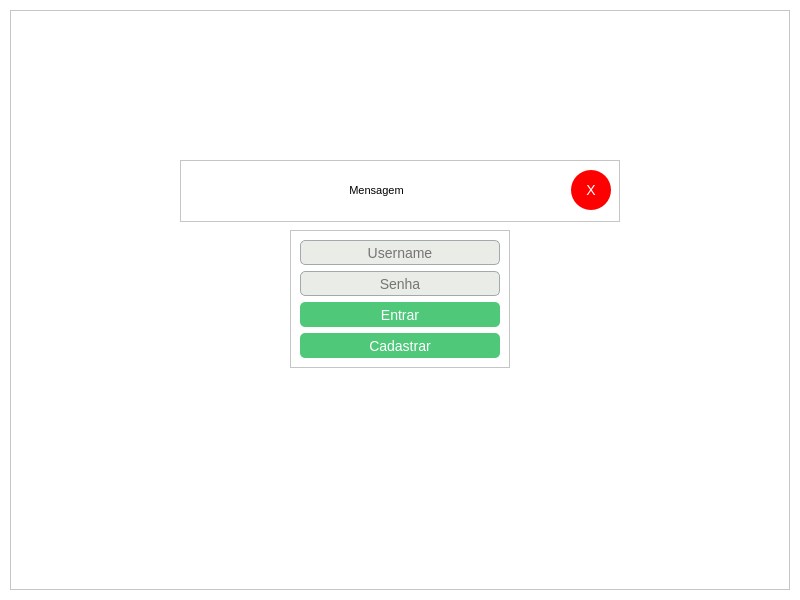
<?xml version="1.0" encoding="UTF-8"?>
<ui version="4.0">
 <class>MainWindow</class>
 <widget class="QMainWindow" name="MainWindow">
  <property name="geometry">
   <rect>
    <x>0</x>
    <y>0</y>
    <width>800</width>
    <height>600</height>
   </rect>
  </property>
  <property name="minimumSize">
   <size>
    <width>800</width>
    <height>600</height>
   </size>
  </property>
  <property name="maximumSize">
   <size>
    <width>800</width>
    <height>600</height>
   </size>
  </property>
  <property name="windowTitle">
   <string>MainWindow</string>
  </property>
  <widget class="QWidget" name="centralwidget">
   <widget class="QFrame" name="frameMain">
    <property name="geometry">
     <rect>
      <x>0</x>
      <y>0</y>
      <width>800</width>
      <height>600</height>
     </rect>
    </property>
    <property name="styleSheet">
     <string notr="true">QFrame{
	background-color: white;
}</string>
    </property>
    <property name="frameShape">
     <enum>QFrame::StyledPanel</enum>
    </property>
    <property name="frameShadow">
     <enum>QFrame::Raised</enum>
    </property>
    <widget class="QStackedWidget" name="stackedWidgetMain">
     <property name="geometry">
      <rect>
       <x>0</x>
       <y>0</y>
       <width>800</width>
       <height>600</height>
      </rect>
     </property>
     <property name="styleSheet">
      <string notr="true">background-color: white;</string>
     </property>
     <property name="currentIndex">
      <number>0</number>
     </property>
     <widget class="QWidget" name="pageLogin">
      <widget class="QFrame" name="frameLoginMain">
       <property name="geometry">
        <rect>
         <x>10</x>
         <y>10</y>
         <width>780</width>
         <height>580</height>
        </rect>
       </property>
       <property name="frameShape">
        <enum>QFrame::StyledPanel</enum>
       </property>
       <property name="frameShadow">
        <enum>QFrame::Raised</enum>
       </property>
       <widget class="QFrame" name="frameLoginInputs">
        <property name="geometry">
         <rect>
          <x>280</x>
          <y>220</y>
          <width>220</width>
          <height>138</height>
         </rect>
        </property>
        <property name="sizePolicy">
         <sizepolicy hsizetype="Fixed" vsizetype="Fixed">
          <horstretch>0</horstretch>
          <verstretch>0</verstretch>
         </sizepolicy>
        </property>
        <property name="styleSheet">
         <string notr="true">QLineEdit {
	width: 200px;
	height: 25px;
	background-color: rgb(234, 236, 231);
	border: 1px solid rgb(163, 168, 171);
	border-radius: 5px;
	font-size: 14px;
}

QPushButton {
	width: 200px;
	height: 25px;
	background-color: rgb(79, 200, 122);
	border-radius: 5px;
	font-size:14px;
	color: white;
}</string>
        </property>
        <property name="frameShape">
         <enum>QFrame::StyledPanel</enum>
        </property>
        <property name="frameShadow">
         <enum>QFrame::Raised</enum>
        </property>
        <layout class="QVBoxLayout" name="verticalLayout">
         <item>
          <widget class="QLineEdit" name="lineEditLoginUsername">
           <property name="text">
            <string/>
           </property>
           <property name="alignment">
            <set>Qt::AlignCenter</set>
           </property>
           <property name="placeholderText">
            <string>Username</string>
           </property>
          </widget>
         </item>
         <item>
          <widget class="QLineEdit" name="lineEditLoginPassword">
           <property name="echoMode">
            <enum>QLineEdit::Password</enum>
           </property>
           <property name="alignment">
            <set>Qt::AlignCenter</set>
           </property>
           <property name="placeholderText">
            <string>Senha</string>
           </property>
          </widget>
         </item>
         <item>
          <widget class="QPushButton" name="pushButtonLoginEnter">
           <property name="sizePolicy">
            <sizepolicy hsizetype="Preferred" vsizetype="Preferred">
             <horstretch>0</horstretch>
             <verstretch>0</verstretch>
            </sizepolicy>
           </property>
           <property name="styleSheet">
            <string notr="true">heigth: 50px;</string>
           </property>
           <property name="text">
            <string>Entrar</string>
           </property>
          </widget>
         </item>
         <item>
          <widget class="QPushButton" name="pushButtonLoginRegister">
           <property name="text">
            <string>Cadastrar</string>
           </property>
          </widget>
         </item>
        </layout>
       </widget>
       <widget class="QFrame" name="frameLoginMessages">
        <property name="geometry">
         <rect>
          <x>170</x>
          <y>150</y>
          <width>440</width>
          <height>62</height>
         </rect>
        </property>
        <property name="styleSheet">
         <string notr="true">QLabel {
	border-radius: 2px;
	font-size:11px;
}</string>
        </property>
        <property name="frameShape">
         <enum>QFrame::StyledPanel</enum>
        </property>
        <property name="frameShadow">
         <enum>QFrame::Raised</enum>
        </property>
        <widget class="QLabel" name="labelLoginMessage">
         <property name="geometry">
          <rect>
           <x>10</x>
           <y>10</y>
           <width>373</width>
           <height>41</height>
          </rect>
         </property>
         <property name="text">
          <string>Mensagem</string>
         </property>
         <property name="alignment">
          <set>Qt::AlignCenter</set>
         </property>
        </widget>
        <widget class="QPushButton" name="pushButtonLoginCloseMessage">
         <property name="geometry">
          <rect>
           <x>391</x>
           <y>10</y>
           <width>40</width>
           <height>40</height>
          </rect>
         </property>
         <property name="styleSheet">
          <string notr="true">QPushButton{
	background-color: rgb(255, 0, 0);
	border-radius: 20px;
	font-size: 14px;
	color: white;
}</string>
         </property>
         <property name="text">
          <string>X</string>
         </property>
        </widget>
       </widget>
      </widget>
     </widget>
     <widget class="QWidget" name="pageSystem">
      <widget class="QFrame" name="frameSystemMain">
       <property name="geometry">
        <rect>
         <x>10</x>
         <y>10</y>
         <width>780</width>
         <height>580</height>
        </rect>
       </property>
       <property name="frameShape">
        <enum>QFrame::StyledPanel</enum>
       </property>
       <property name="frameShadow">
        <enum>QFrame::Raised</enum>
       </property>
       <widget class="QFrame" name="frameSystemMessage">
        <property name="geometry">
         <rect>
          <x>10</x>
          <y>140</y>
          <width>760</width>
          <height>61</height>
         </rect>
        </property>
        <property name="styleSheet">
         <string notr="true">QLabel {
	border-radius: 2px;
	font-size: 11px;
}</string>
        </property>
        <property name="frameShape">
         <enum>QFrame::StyledPanel</enum>
        </property>
        <property name="frameShadow">
         <enum>QFrame::Raised</enum>
        </property>
        <widget class="QLabel" name="labelSystemMessage">
         <property name="geometry">
          <rect>
           <x>10</x>
           <y>10</y>
           <width>691</width>
           <height>41</height>
          </rect>
         </property>
         <property name="text">
          <string>Mensagem</string>
         </property>
         <property name="alignment">
          <set>Qt::AlignCenter</set>
         </property>
        </widget>
        <widget class="QPushButton" name="pushButtonSystemCloseMessage">
         <property name="geometry">
          <rect>
           <x>710</x>
           <y>10</y>
           <width>40</width>
           <height>40</height>
          </rect>
         </property>
         <property name="styleSheet">
          <string notr="true">QPushButton{
	background-color: rgb(255, 0, 0);
	border-radius: 20px;
	font-size: 14px;
	color: white;
}</string>
         </property>
         <property name="text">
          <string>X</string>
         </property>
        </widget>
       </widget>
       <widget class="QFrame" name="frameSystemNavigation">
        <property name="geometry">
         <rect>
          <x>10</x>
          <y>10</y>
          <width>760</width>
          <height>130</height>
         </rect>
        </property>
        <property name="styleSheet">
         <string notr="true">QPushButton {
	width: 150px;
	height: 110px;
}</string>
        </property>
        <property name="frameShape">
         <enum>QFrame::StyledPanel</enum>
        </property>
        <property name="frameShadow">
         <enum>QFrame::Raised</enum>
        </property>
        <layout class="QHBoxLayout" name="horizontalLayout">
         <item>
          <widget class="QPushButton" name="pushButtonSystemForm">
           <property name="text">
            <string/>
           </property>
           <property name="icon">
            <iconset>
             <normaloff>../src/img/form.png</normaloff>../src/img/form.png</iconset>
           </property>
           <property name="iconSize">
            <size>
             <width>100</width>
             <height>100</height>
            </size>
           </property>
          </widget>
         </item>
         <item>
          <widget class="QPushButton" name="pushButtonSystemDatabase">
           <property name="text">
            <string/>
           </property>
           <property name="icon">
            <iconset>
             <normaloff>../src/img/database.png</normaloff>../src/img/database.png</iconset>
           </property>
           <property name="iconSize">
            <size>
             <width>100</width>
             <height>100</height>
            </size>
           </property>
          </widget>
         </item>
         <item>
          <widget class="QPushButton" name="pushButtonSystemUsers">
           <property name="text">
            <string/>
           </property>
           <property name="icon">
            <iconset>
             <normaloff>../src/img/user.png</normaloff>../src/img/user.png</iconset>
           </property>
           <property name="iconSize">
            <size>
             <width>100</width>
             <height>100</height>
            </size>
           </property>
          </widget>
         </item>
         <item>
          <widget class="QPushButton" name="pushButtonSystemSettings">
           <property name="text">
            <string/>
           </property>
           <property name="icon">
            <iconset>
             <normaloff>../src/img/settings.png</normaloff>../src/img/settings.png</iconset>
           </property>
           <property name="iconSize">
            <size>
             <width>100</width>
             <height>100</height>
            </size>
           </property>
          </widget>
         </item>
         <item>
          <widget class="QPushButton" name="pushButtonSystemExit">
           <property name="text">
            <string/>
           </property>
           <property name="icon">
            <iconset>
             <normaloff>../src/img/exit.png</normaloff>../src/img/exit.png</iconset>
           </property>
           <property name="iconSize">
            <size>
             <width>100</width>
             <height>100</height>
            </size>
           </property>
          </widget>
         </item>
        </layout>
       </widget>
       <widget class="QFrame" name="frameSystemPages">
        <property name="geometry">
         <rect>
          <x>10</x>
          <y>200</y>
          <width>760</width>
          <height>370</height>
         </rect>
        </property>
        <property name="styleSheet">
         <string notr="true">QLabel {
	font-size: 14px;
}

QLineEdit {
	height: 25px;
	background-color: rgb(234, 236, 231);
	border: 1px solid rgb(163, 168, 171);
	border-radius: 5px;
	font-size: 14px;
}

QPushButton {
	height:25px;
	background-color: rgb(79, 200, 122);
	border-radius: 5px;
	font-size:14px;
	color: white;
}

QComboBox{
	text-align: center;
	height: 25px;
	font-size: 14px;
	background-color:  rgb(234, 236, 231);
	border: 1px solid rgb(163, 168, 171);
	border-radius: 5px;
}

QComboBox QAbstractItemView {
	background-color:  rgb(234, 236, 231);
	text-align: center;
}

QTableWidget{
	font-size: 14px;
}</string>
        </property>
        <property name="frameShape">
         <enum>QFrame::StyledPanel</enum>
        </property>
        <property name="frameShadow">
         <enum>QFrame::Raised</enum>
        </property>
        <widget class="QStackedWidget" name="stackedWidgetSystem">
         <property name="geometry">
          <rect>
           <x>0</x>
           <y>0</y>
           <width>760</width>
           <height>370</height>
          </rect>
         </property>
         <property name="currentIndex">
          <number>0</number>
         </property>
         <widget class="QWidget" name="pageForm">
          <widget class="QFrame" name="frameFormMain">
           <property name="geometry">
            <rect>
             <x>10</x>
             <y>10</y>
             <width>740</width>
             <height>360</height>
            </rect>
           </property>
           <property name="styleSheet">
            <string notr="true"/>
           </property>
           <property name="frameShape">
            <enum>QFrame::StyledPanel</enum>
           </property>
           <property name="frameShadow">
            <enum>QFrame::Raised</enum>
           </property>
           <widget class="QPushButton" name="pushButtonFormRegister">
            <property name="geometry">
             <rect>
              <x>464</x>
              <y>328</y>
              <width>267</width>
              <height>24</height>
             </rect>
            </property>
            <property name="text">
             <string>Cadastrar</string>
            </property>
           </widget>
           <widget class="QFrame" name="frameFormSection1">
            <property name="geometry">
             <rect>
              <x>0</x>
              <y>0</y>
              <width>740</width>
              <height>160</height>
             </rect>
            </property>
            <property name="frameShape">
             <enum>QFrame::StyledPanel</enum>
            </property>
            <property name="frameShadow">
             <enum>QFrame::Raised</enum>
            </property>
            <layout class="QGridLayout" name="gridLayout">
             <item row="1" column="0">
              <widget class="QLabel" name="labelFormName">
               <property name="text">
                <string>Nome Completo:*</string>
               </property>
              </widget>
             </item>
             <item row="1" column="1" colspan="3">
              <widget class="QLineEdit" name="lineEditFormName">
               <property name="alignment">
                <set>Qt::AlignLeading|Qt::AlignLeft|Qt::AlignVCenter</set>
               </property>
               <property name="placeholderText">
                <string/>
               </property>
              </widget>
             </item>
             <item row="2" column="0">
              <widget class="QLabel" name="labelFormCpf">
               <property name="text">
                <string>CPF/CNPJ:*</string>
               </property>
              </widget>
             </item>
             <item row="2" column="1" colspan="3">
              <widget class="QLineEdit" name="lineEditFormCpf">
               <property name="alignment">
                <set>Qt::AlignLeading|Qt::AlignLeft|Qt::AlignVCenter</set>
               </property>
               <property name="placeholderText">
                <string/>
               </property>
              </widget>
             </item>
             <item row="3" column="0">
              <widget class="QLabel" name="labelFormAddress">
               <property name="text">
                <string>Endereço:</string>
               </property>
              </widget>
             </item>
             <item row="3" column="1" colspan="3">
              <widget class="QLineEdit" name="lineEditFormAddress">
               <property name="alignment">
                <set>Qt::AlignLeading|Qt::AlignLeft|Qt::AlignVCenter</set>
               </property>
               <property name="placeholderText">
                <string/>
               </property>
              </widget>
             </item>
             <item row="4" column="0">
              <widget class="QLabel" name="labelFormEmail">
               <property name="text">
                <string>E-mail:*</string>
               </property>
              </widget>
             </item>
             <item row="4" column="1">
              <widget class="QLineEdit" name="lineEditFormEmail">
               <property name="alignment">
                <set>Qt::AlignLeading|Qt::AlignLeft|Qt::AlignVCenter</set>
               </property>
               <property name="placeholderText">
                <string/>
               </property>
              </widget>
             </item>
             <item row="4" column="2">
              <widget class="QLabel" name="labelFormPhone">
               <property name="text">
                <string>Telefone:</string>
               </property>
              </widget>
             </item>
             <item row="4" column="3">
              <widget class="QLineEdit" name="lineEditFormPhone">
               <property name="alignment">
                <set>Qt::AlignLeading|Qt::AlignLeft|Qt::AlignVCenter</set>
               </property>
               <property name="placeholderText">
                <string/>
               </property>
              </widget>
             </item>
             <item row="0" column="0" colspan="3">
              <widget class="QLabel" name="labelFormSubtitle1">
               <property name="text">
                <string>&lt;html&gt;&lt;head/&gt;&lt;body&gt;&lt;p&gt;&lt;span style=&quot; font-size:12pt; font-weight:600;&quot;&gt;Dados do Contratante&lt;/span&gt;&lt;/p&gt;&lt;/body&gt;&lt;/html&gt;</string>
               </property>
              </widget>
             </item>
            </layout>
           </widget>
           <widget class="QFrame" name="frameFormSection2">
            <property name="geometry">
             <rect>
              <x>0</x>
              <y>160</y>
              <width>740</width>
              <height>160</height>
             </rect>
            </property>
            <property name="styleSheet">
             <string notr="true"/>
            </property>
            <property name="frameShape">
             <enum>QFrame::StyledPanel</enum>
            </property>
            <property name="frameShadow">
             <enum>QFrame::Raised</enum>
            </property>
            <layout class="QGridLayout" name="gridLayout_3">
             <item row="1" column="0">
              <widget class="QLabel" name="labelFormTypology">
               <property name="text">
                <string>Tipo de Serviço:*</string>
               </property>
              </widget>
             </item>
             <item row="1" column="1" colspan="3">
              <widget class="QComboBox" name="comboBoxFormTypology">
               <property name="layoutDirection">
                <enum>Qt::LeftToRight</enum>
               </property>
               <item>
                <property name="text">
                 <string/>
                </property>
               </item>
               <item>
                <property name="text">
                 <string>Cadastro Ambiental Rural (CAR)</string>
                </property>
               </item>
               <item>
                <property name="text">
                 <string>Gestão Ambiental</string>
                </property>
               </item>
               <item>
                <property name="text">
                 <string>Inventário de Fauna</string>
                </property>
               </item>
               <item>
                <property name="text">
                 <string>Licenciamento Ambiental</string>
                </property>
               </item>
               <item>
                <property name="text">
                 <string>Manejo Integrado de Pragas</string>
                </property>
               </item>
               <item>
                <property name="text">
                 <string>Outorga de Recursos Hídricos</string>
                </property>
               </item>
               <item>
                <property name="text">
                 <string>Plano de Gerenciamento de Resíduos (PGR)</string>
                </property>
               </item>
               <item>
                <property name="text">
                 <string>Plano de Recuperação de Áreas Degradadas (PRAD)</string>
                </property>
               </item>
               <item>
                <property name="text">
                 <string>Serviços de Geoprocessamento</string>
                </property>
               </item>
               <item>
                <property name="text">
                 <string>Treinamento e Capacitação Ambiental</string>
                </property>
               </item>
               <item>
                <property name="text">
                 <string>Outros</string>
                </property>
               </item>
              </widget>
             </item>
             <item row="2" column="0">
              <widget class="QLabel" name="labelFormDescription">
               <property name="text">
                <string>Descrição:</string>
               </property>
              </widget>
             </item>
             <item row="2" column="1" colspan="3">
              <widget class="QLineEdit" name="lineEditFormDescription">
               <property name="alignment">
                <set>Qt::AlignLeading|Qt::AlignLeft|Qt::AlignVCenter</set>
               </property>
               <property name="placeholderText">
                <string/>
               </property>
              </widget>
             </item>
             <item row="3" column="0">
              <widget class="QLabel" name="labelFormStartDate">
               <property name="text">
                <string>Início:*</string>
               </property>
              </widget>
             </item>
             <item row="3" column="1">
              <widget class="QLineEdit" name="lineEditFormStartDate">
               <property name="alignment">
                <set>Qt::AlignLeading|Qt::AlignLeft|Qt::AlignVCenter</set>
               </property>
               <property name="placeholderText">
                <string/>
               </property>
              </widget>
             </item>
             <item row="3" column="2">
              <widget class="QLabel" name="labelFormEndDate">
               <property name="text">
                <string>Fim:</string>
               </property>
              </widget>
             </item>
             <item row="3" column="3">
              <widget class="QLineEdit" name="lineEditFormEndDate">
               <property name="alignment">
                <set>Qt::AlignLeading|Qt::AlignLeft|Qt::AlignVCenter</set>
               </property>
               <property name="placeholderText">
                <string/>
               </property>
              </widget>
             </item>
             <item row="4" column="0">
              <widget class="QLabel" name="labelFormLocation">
               <property name="text">
                <string>Local:*</string>
               </property>
              </widget>
             </item>
             <item row="4" column="1">
              <widget class="QLineEdit" name="lineEditFormLocation">
               <property name="alignment">
                <set>Qt::AlignLeading|Qt::AlignLeft|Qt::AlignVCenter</set>
               </property>
               <property name="placeholderText">
                <string/>
               </property>
              </widget>
             </item>
             <item row="4" column="2">
              <widget class="QLabel" name="labelFormValue">
               <property name="text">
                <string>Valor:</string>
               </property>
              </widget>
             </item>
             <item row="4" column="3">
              <widget class="QLineEdit" name="lineEditFormValue">
               <property name="alignment">
                <set>Qt::AlignLeading|Qt::AlignLeft|Qt::AlignVCenter</set>
               </property>
               <property name="placeholderText">
                <string/>
               </property>
              </widget>
             </item>
             <item row="0" column="0" colspan="4">
              <widget class="QLabel" name="labelFormSubtitle2">
               <property name="text">
                <string>&lt;html&gt;&lt;head/&gt;&lt;body&gt;&lt;p&gt;&lt;span style=&quot; font-size:12pt; font-weight:600;&quot;&gt;Dados do Serviço&lt;/span&gt;&lt;/p&gt;&lt;/body&gt;&lt;/html&gt;</string>
               </property>
              </widget>
             </item>
            </layout>
           </widget>
           <zorder>frameFormSection2</zorder>
           <zorder>frameFormSection1</zorder>
           <zorder>pushButtonFormRegister</zorder>
          </widget>
         </widget>
         <widget class="QWidget" name="pageDatabase">
          <widget class="QFrame" name="frameDatabaseMain">
           <property name="geometry">
            <rect>
             <x>0</x>
             <y>10</y>
             <width>760</width>
             <height>360</height>
            </rect>
           </property>
           <property name="styleSheet">
            <string notr="true"/>
           </property>
           <property name="frameShape">
            <enum>QFrame::StyledPanel</enum>
           </property>
           <property name="frameShadow">
            <enum>QFrame::Raised</enum>
           </property>
           <widget class="QTabWidget" name="tabWidgetDatabase">
            <property name="geometry">
             <rect>
              <x>0</x>
              <y>0</y>
              <width>760</width>
              <height>341</height>
             </rect>
            </property>
            <property name="styleSheet">
             <string notr="true">QTableWidget{
	font-size: 14px;
}</string>
            </property>
            <property name="currentIndex">
             <number>0</number>
            </property>
            <widget class="QWidget" name="tabDatabaseServices">
             <attribute name="title">
              <string>Serviços</string>
             </attribute>
             <widget class="QFrame" name="frameDatabaseServices">
              <property name="geometry">
               <rect>
                <x>0</x>
                <y>0</y>
                <width>750</width>
                <height>310</height>
               </rect>
              </property>
              <property name="frameShape">
               <enum>QFrame::StyledPanel</enum>
              </property>
              <property name="frameShadow">
               <enum>QFrame::Raised</enum>
              </property>
              <layout class="QGridLayout" name="gridLayout_2">
               <item row="0" column="0" colspan="2">
                <widget class="QTableWidget" name="tableWidgetDatabaseServices">
                 <property name="editTriggers">
                  <set>QAbstractItemView::NoEditTriggers</set>
                 </property>
                 <column>
                  <property name="text">
                   <string>Nome</string>
                  </property>
                 </column>
                 <column>
                  <property name="text">
                   <string>CPF/CNPJ</string>
                  </property>
                 </column>
                 <column>
                  <property name="text">
                   <string>Endereço</string>
                  </property>
                 </column>
                 <column>
                  <property name="text">
                   <string>E-mail</string>
                  </property>
                 </column>
                 <column>
                  <property name="text">
                   <string>Telefone</string>
                  </property>
                 </column>
                 <column>
                  <property name="text">
                   <string>Tipo de Serviço</string>
                  </property>
                 </column>
                 <column>
                  <property name="text">
                   <string>Descrição</string>
                  </property>
                 </column>
                 <column>
                  <property name="text">
                   <string>Inicio</string>
                  </property>
                 </column>
                 <column>
                  <property name="text">
                   <string>Fim</string>
                  </property>
                 </column>
                 <column>
                  <property name="text">
                   <string>Local</string>
                  </property>
                 </column>
                 <column>
                  <property name="text">
                   <string>Valor</string>
                  </property>
                 </column>
                </widget>
               </item>
               <item row="1" column="0">
                <widget class="QPushButton" name="pushButtonDatabaseEdit">
                 <property name="text">
                  <string>Alterar</string>
                 </property>
                </widget>
               </item>
               <item row="1" column="1">
                <widget class="QPushButton" name="pushButtonDatabaseDelete">
                 <property name="styleSheet">
                  <string notr="true">QPushButton{
	background-color: rgb(255, 0, 0);
}</string>
                 </property>
                 <property name="text">
                  <string>Excluir</string>
                 </property>
                </widget>
               </item>
              </layout>
             </widget>
            </widget>
            <widget class="QWidget" name="tabDatabaseClients">
             <attribute name="title">
              <string>Clientes</string>
             </attribute>
             <widget class="QFrame" name="frameDatabaseClients">
              <property name="geometry">
               <rect>
                <x>0</x>
                <y>0</y>
                <width>750</width>
                <height>310</height>
               </rect>
              </property>
              <property name="frameShape">
               <enum>QFrame::StyledPanel</enum>
              </property>
              <property name="frameShadow">
               <enum>QFrame::Raised</enum>
              </property>
              <layout class="QGridLayout" name="gridLayout_4">
               <item row="0" column="0" colspan="2">
                <widget class="QTableWidget" name="tableWidgetDatabaseClients">
                 <property name="editTriggers">
                  <set>QAbstractItemView::NoEditTriggers</set>
                 </property>
                 <column>
                  <property name="text">
                   <string>Nome</string>
                  </property>
                 </column>
                 <column>
                  <property name="text">
                   <string>CPF/CNPJ</string>
                  </property>
                 </column>
                 <column>
                  <property name="text">
                   <string>Endereço</string>
                  </property>
                 </column>
                 <column>
                  <property name="text">
                   <string>E-mail</string>
                  </property>
                 </column>
                 <column>
                  <property name="text">
                   <string>Telefone</string>
                  </property>
                 </column>
                </widget>
               </item>
               <item row="1" column="0">
                <widget class="QPushButton" name="pushButtonDatabaseEditClients">
                 <property name="text">
                  <string>Alterar</string>
                 </property>
                </widget>
               </item>
               <item row="1" column="1">
                <widget class="QPushButton" name="pushButtonDatabaseDeleteClients">
                 <property name="styleSheet">
                  <string notr="true">QPushButton{
	background-color: rgb(255, 0, 0);
}</string>
                 </property>
                 <property name="text">
                  <string>Excluir</string>
                 </property>
                </widget>
               </item>
              </layout>
             </widget>
            </widget>
           </widget>
          </widget>
         </widget>
         <widget class="QWidget" name="pageUsers">
          <widget class="QFrame" name="frameUsersMain">
           <property name="geometry">
            <rect>
             <x>0</x>
             <y>10</y>
             <width>760</width>
             <height>350</height>
            </rect>
           </property>
           <property name="styleSheet">
            <string notr="true"/>
           </property>
           <property name="frameShape">
            <enum>QFrame::StyledPanel</enum>
           </property>
           <property name="frameShadow">
            <enum>QFrame::Raised</enum>
           </property>
           <layout class="QGridLayout" name="gridLayout_5">
            <item row="0" column="0" colspan="2">
             <widget class="QTableWidget" name="tableWidgetUsers">
              <property name="editTriggers">
               <set>QAbstractItemView::NoEditTriggers</set>
              </property>
              <column>
               <property name="text">
                <string>Nome</string>
               </property>
              </column>
              <column>
               <property name="text">
                <string>Sobrenome</string>
               </property>
              </column>
              <column>
               <property name="text">
                <string>E-mail</string>
               </property>
              </column>
              <column>
               <property name="text">
                <string>Username</string>
               </property>
              </column>
             </widget>
            </item>
            <item row="1" column="1">
             <widget class="QPushButton" name="pushButtonUsersDelete">
              <property name="styleSheet">
               <string notr="true">QPushButton{
	background-color: rgb(255,0,0);
}</string>
              </property>
              <property name="text">
               <string>Excluir</string>
              </property>
             </widget>
            </item>
           </layout>
          </widget>
         </widget>
         <widget class="QWidget" name="pageSettings">
          <widget class="QFrame" name="frameSettingsMain">
           <property name="geometry">
            <rect>
             <x>0</x>
             <y>10</y>
             <width>760</width>
             <height>350</height>
            </rect>
           </property>
           <property name="frameShape">
            <enum>QFrame::StyledPanel</enum>
           </property>
           <property name="frameShadow">
            <enum>QFrame::Raised</enum>
           </property>
           <widget class="QFrame" name="frameSettingsSection2">
            <property name="geometry">
             <rect>
              <x>0</x>
              <y>140</y>
              <width>760</width>
              <height>115</height>
             </rect>
            </property>
            <property name="frameShape">
             <enum>QFrame::StyledPanel</enum>
            </property>
            <property name="frameShadow">
             <enum>QFrame::Raised</enum>
            </property>
            <layout class="QGridLayout" name="gridLayout_6">
             <item row="0" column="0" colspan="2">
              <widget class="QLabel" name="labelSettingsSubtitle2">
               <property name="text">
                <string>&lt;html&gt;&lt;head/&gt;&lt;body&gt;&lt;p&gt;&lt;span style=&quot; font-size:12pt; font-weight:600;&quot;&gt;Alterar Senha&lt;/span&gt;&lt;/p&gt;&lt;/body&gt;&lt;/html&gt;</string>
               </property>
              </widget>
             </item>
             <item row="1" column="1">
              <widget class="QLineEdit" name="lineEditSettingsPassword1">
               <property name="echoMode">
                <enum>QLineEdit::Password</enum>
               </property>
              </widget>
             </item>
             <item row="1" column="0">
              <widget class="QLabel" name="labelSettingsPassword1">
               <property name="text">
                <string>Senha:</string>
               </property>
              </widget>
             </item>
             <item row="1" column="2">
              <widget class="QLabel" name="labelSettingsPassword2">
               <property name="text">
                <string>Senha:</string>
               </property>
              </widget>
             </item>
             <item row="1" column="3">
              <widget class="QLineEdit" name="lineEditSettingsPassword2">
               <property name="echoMode">
                <enum>QLineEdit::Password</enum>
               </property>
              </widget>
             </item>
             <item row="2" column="3">
              <widget class="QPushButton" name="pushButtonSettingsSavePassword">
               <property name="text">
                <string>Salvar</string>
               </property>
              </widget>
             </item>
            </layout>
           </widget>
           <widget class="QFrame" name="frameSettingsSection1">
            <property name="geometry">
             <rect>
              <x>0</x>
              <y>0</y>
              <width>760</width>
              <height>140</height>
             </rect>
            </property>
            <property name="frameShape">
             <enum>QFrame::StyledPanel</enum>
            </property>
            <property name="frameShadow">
             <enum>QFrame::Raised</enum>
            </property>
            <layout class="QGridLayout" name="gridLayout_8">
             <item row="1" column="2" colspan="2">
              <widget class="QLabel" name="labelSettingsLastName">
               <property name="text">
                <string>Sobrenome:</string>
               </property>
              </widget>
             </item>
             <item row="1" column="4">
              <widget class="QLineEdit" name="lineEditSettingsLastName"/>
             </item>
             <item row="2" column="0">
              <widget class="QLabel" name="labelSettingsEmail">
               <property name="text">
                <string>E-mail:</string>
               </property>
              </widget>
             </item>
             <item row="2" column="4">
              <widget class="QLineEdit" name="lineEditSettingsUsername"/>
             </item>
             <item row="0" column="0" colspan="5">
              <widget class="QLabel" name="labelSettingsSubtitle1">
               <property name="text">
                <string>&lt;html&gt;&lt;head/&gt;&lt;body&gt;&lt;p&gt;&lt;span style=&quot; font-size:12pt; font-weight:600;&quot;&gt;Dados Pessoais&lt;/span&gt;&lt;/p&gt;&lt;/body&gt;&lt;/html&gt;</string>
               </property>
              </widget>
             </item>
             <item row="1" column="0">
              <widget class="QLabel" name="labelSettingsFirstName">
               <property name="text">
                <string>Nome:</string>
               </property>
              </widget>
             </item>
             <item row="1" column="1">
              <widget class="QLineEdit" name="lineEditSettingsFirstName"/>
             </item>
             <item row="3" column="4">
              <widget class="QPushButton" name="pushButtonSettingsSaveData">
               <property name="text">
                <string>Salvar</string>
               </property>
              </widget>
             </item>
             <item row="2" column="1">
              <widget class="QLineEdit" name="lineEditSettingsEmail"/>
             </item>
             <item row="2" column="2" colspan="2">
              <widget class="QLabel" name="labelSettingsUsername">
               <property name="text">
                <string>Username:</string>
               </property>
              </widget>
             </item>
            </layout>
           </widget>
          </widget>
         </widget>
        </widget>
       </widget>
      </widget>
     </widget>
     <widget class="QWidget" name="pageRegistration">
      <widget class="QFrame" name="frameRegistrationMain">
       <property name="geometry">
        <rect>
         <x>10</x>
         <y>10</y>
         <width>780</width>
         <height>580</height>
        </rect>
       </property>
       <property name="styleSheet">
        <string notr="true">QLabel {
	font-size: 14px;
}

QLineEdit {
	height: 25px;
	background-color: rgb(234, 236, 231);
	border: 1px solid rgb(163, 168, 171);
	border-radius: 5px;
	font-size: 14px;
}

QPushButton {
	height:25px;
	background-color: rgb(79, 200, 122);
	border-radius: 5px;
	font-size:14px;
	color: white;
}</string>
       </property>
       <property name="frameShape">
        <enum>QFrame::StyledPanel</enum>
       </property>
       <property name="frameShadow">
        <enum>QFrame::Raised</enum>
       </property>
       <widget class="QFrame" name="frameRegistrationInputs">
        <property name="geometry">
         <rect>
          <x>215</x>
          <y>185</y>
          <width>350</width>
          <height>265</height>
         </rect>
        </property>
        <property name="frameShape">
         <enum>QFrame::StyledPanel</enum>
        </property>
        <property name="frameShadow">
         <enum>QFrame::Raised</enum>
        </property>
        <layout class="QGridLayout" name="gridLayout_7">
         <item row="0" column="0">
          <widget class="QLabel" name="labelRegistrationFirstName">
           <property name="text">
            <string>Nome:</string>
           </property>
          </widget>
         </item>
         <item row="1" column="0">
          <widget class="QLabel" name="labelRegistrationLastName">
           <property name="text">
            <string>Sobrenome:</string>
           </property>
          </widget>
         </item>
         <item row="1" column="1">
          <widget class="QLineEdit" name="lineEditRegistrationLastName"/>
         </item>
         <item row="0" column="1">
          <widget class="QLineEdit" name="lineEditRegistrationFirstName"/>
         </item>
         <item row="2" column="0">
          <widget class="QLabel" name="labelRegistrationEmail">
           <property name="text">
            <string>E-mail:</string>
           </property>
          </widget>
         </item>
         <item row="3" column="0">
          <widget class="QLabel" name="labelRegistrationUsername">
           <property name="text">
            <string>Username:</string>
           </property>
          </widget>
         </item>
         <item row="3" column="1">
          <widget class="QLineEdit" name="lineEditRegistrationUsername"/>
         </item>
         <item row="2" column="1">
          <widget class="QLineEdit" name="lineEditRegistrationEmail"/>
         </item>
         <item row="4" column="0">
          <widget class="QLabel" name="labelRegistrationPassword1">
           <property name="text">
            <string>Senha:</string>
           </property>
          </widget>
         </item>
         <item row="5" column="0">
          <widget class="QLabel" name="labelRegistrationPassword2">
           <property name="text">
            <string>Senha:</string>
           </property>
          </widget>
         </item>
         <item row="4" column="1">
          <widget class="QLineEdit" name="lineEditRegistrationPassword1">
           <property name="echoMode">
            <enum>QLineEdit::Password</enum>
           </property>
          </widget>
         </item>
         <item row="6" column="1">
          <widget class="QPushButton" name="pushButtonRegistrationSave">
           <property name="text">
            <string>Cadastrar</string>
           </property>
          </widget>
         </item>
         <item row="5" column="1">
          <widget class="QLineEdit" name="lineEditRegistrationPassword2">
           <property name="echoMode">
            <enum>QLineEdit::Password</enum>
           </property>
          </widget>
         </item>
         <item row="7" column="1">
          <widget class="QPushButton" name="pushButtonRegistrationBack">
           <property name="styleSheet">
            <string notr="true">QPushButton {
	background-color: rgb(255, 0, 0);
}</string>
           </property>
           <property name="text">
            <string>Voltar</string>
           </property>
          </widget>
         </item>
        </layout>
       </widget>
       <widget class="QFrame" name="frameRegistrationMessage">
        <property name="geometry">
         <rect>
          <x>170</x>
          <y>120</y>
          <width>440</width>
          <height>62</height>
         </rect>
        </property>
        <property name="styleSheet">
         <string notr="true">QLabel {
	border-radius: 2px;
	font-size:11px;
}
</string>
        </property>
        <property name="frameShape">
         <enum>QFrame::StyledPanel</enum>
        </property>
        <property name="frameShadow">
         <enum>QFrame::Raised</enum>
        </property>
        <widget class="QLabel" name="labelRegistrationMessage">
         <property name="geometry">
          <rect>
           <x>10</x>
           <y>10</y>
           <width>373</width>
           <height>41</height>
          </rect>
         </property>
         <property name="text">
          <string>Mensagem</string>
         </property>
         <property name="alignment">
          <set>Qt::AlignCenter</set>
         </property>
        </widget>
        <widget class="QPushButton" name="pushButtonRegistrationCloseMessage">
         <property name="geometry">
          <rect>
           <x>391</x>
           <y>10</y>
           <width>40</width>
           <height>40</height>
          </rect>
         </property>
         <property name="styleSheet">
          <string notr="true">QPushButton{
	background-color: rgb(255, 0, 0);
	border-radius: 20px;
	font-size: 14px;
	color: white;
}</string>
         </property>
         <property name="text">
          <string>X</string>
         </property>
        </widget>
       </widget>
      </widget>
     </widget>
    </widget>
   </widget>
  </widget>
 </widget>
 <resources/>
 <connections/>
</ui>
